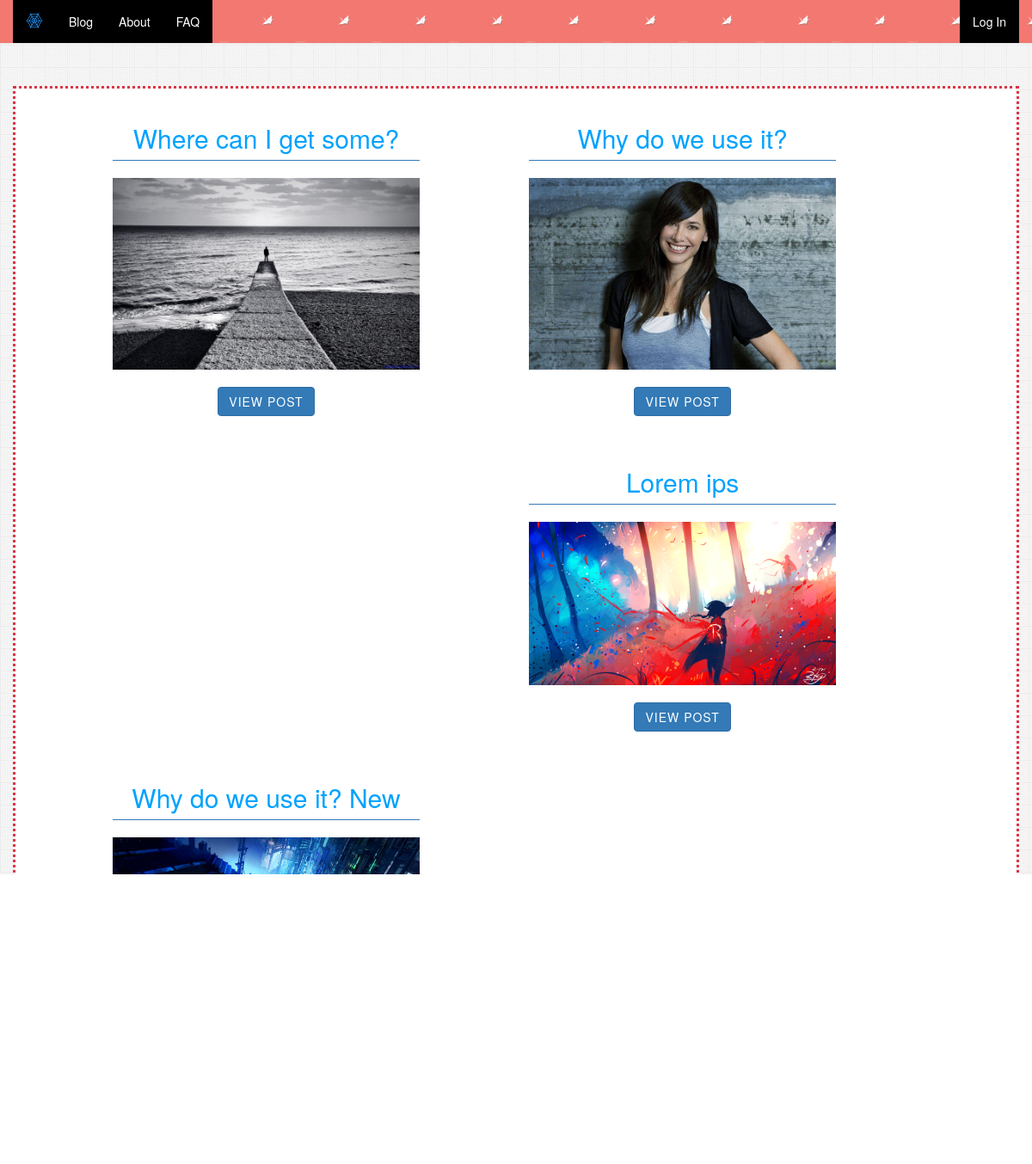
Screenshot of /blog/post/ with the database file from the repository.
### blog/models.py (models this page shows, shortened)
class Post(models.Model):
    title = models.CharField(unique=True, max_length=200)
    image = models.ImageField(upload_to='uploads/%Y/%d/%M', null=False, blank=False)
    description = models.TextField(max_length=4000)
    created_time = models.DateTimeField(auto_now_add=True)
    created_by = models.ForeignKey(User)
    category = models.CharField(null=False, blank=False, max_length=200)

### blog/views.py (the view)
# urls.py: url(r'^blog/post/$', blog_posts,  name='blog_posts'),
def blog_posts(request):
    all_post = Post.objects.all()
    paginator = Paginator(all_post, 4)
    page = request.GET.get('page')
    try:
        posts = paginator.page(page)
    except PageNotAnInteger:
        posts = paginator.page(1)
    except EmptyPage:
        posts = paginator.page(paginator.num_pages)
    context = {
        'title' : 'Portfolio',
        'posts' : posts
    }
    return render(request, 'blog/post_list.html', context=context)

### templates/blog/post_list.html
{% extends 'base.html' %}
{% block post %}
    <br><br><br><br><br>
    <div class="container blogpost">
             <div class="row  panel ">
             {% for post in posts %}
                 <div class="col-sm-offset-1 col-md-4 ">
                <div class="text-center ">
                    <div class="">
                        <h3 class="post_title page-header panel-primary ">{{ post.title }}</h3>
                    </div>
                    <div class="">
                        {% if post.image %}
                            <img class="img-responsive card-img" src="{{ post.image.url }}">
                        {% endif %}<br>
                        <a href="{% url 'blog_posts' %}{{ post.id }}" class="btn btn-primary">View Post</a>
                    </div><br>
                </div>
            </div>
             {% endfor %}
        </div>
     <div class="container text-center ">
         {% if posts.has_other_pages %}
             <ul class="pagination">
                 {% if posts.has_previous %}
                     <li><a href="?page={{ posts.previous_page_number }}">&laquo;</a></li>
                 {% else %}
                     <li class="disabled"><span>&laquo;</span></li>
                 {% endif %}
                 {% for i in posts.paginator.page_range %}
                     {% if posts.number == i %}
                         <li class="active"><span>{{ i }} <span class="sr-only">(current)</span></span></li>
                     {% else %}
                         <li><a href="?page={{ i }}">{{ i }}</a></li>
                     {% endif %}
                 {% endfor %}
                 {% if posts.has_next %}
                     <li><a href="?page={{ posts.next_page_number }}">&raquo;</a></li>
                 {% else %}
                     <li class="disabled"><span>&raquo;</span></li>
                 {% endif %}
             </ul>
         {% endif %}
     </div>
     </div><br><br>
{% endblock %}

### templates/base.html (shortened to what this page needs)
<!DOCTYPE html>
<html lang="en">
<head>
    {% load static %}
    <link rel="stylesheet" href="{% static 'css/style.css' %}" title="main" charset="utf-8">
    <link href="{% static 'css/bootstrap_3_3_7.min.css' %}" rel="stylesheet" type="text/css">
    <link href="{% static 'css/fontawesome-all.min.css' %}" rel="stylesheet" type="text/css">
</head>
<body>
    <div class="container-fluid ">
        <nav class="navbar navbar-default navbar-fixed-top mynav" id="my-navbar" style=" background-image: url({% static 'img/navbar.png' %})">
            <div class="container">
                <div class="navbar-header">
                    <a class="navbar-brand nav_text" href="/"><img alt="MG" src="{% static 'img/web_logo.png' %}" style="width: 20px"></a>
                </div>
                <div id="navbar" class="navbar-collapse collapse">
                    <ul class="nav navbar-nav">
                        <li><a href="{% url 'blog_posts' %}" class="nav_text" style="color: white">Blog</a></li>
                        <li><a href="{% url 'blog_about' %}" class="nav_text" style="color: white">About</a></li>
                        <li><a href="{% url 'blog_faq' %}" class="nav_text" style="color: white">FAQ</a></li>
                    </ul>
                    <ul class="nav navbar-nav navbar-right">
                        <li><a href="{% url 'blog_login' %}" class="nav_text" style="color: white">Log In</a></li>
                    </ul>
                </div>
            </div>
        </nav>
    </div>
    {% block post %}
    {% endblock %}
</body>
</html>

### static/css/style.css (style rules this page uses)
body { background-color: black; color: white; }
.btn { padding: 14px 24px; border: 0 none; font-weight: 700; letter-spacing: 1px; text-transform: uppercase; }
.blogpost { border: dotted; border-color: #dc3545; }
.post_title { font-size: 30px; color: #00a2ff; }
.mynav { background-size: contain; }
.nav_text { background-color: black; background-image: url("https://wallpaperstudio10.com/static/wpdb/wallpapers/1920x1080/170657.jpg"); }

### rows the page displays
Post: title "Where can I get some?", image (picture)
Post: title "Why do we use it?", image (picture)
Post: title "Lorem ips", image (picture)
Post: title "Why do we use it? New", image (picture)
